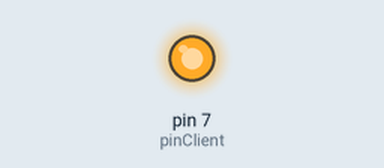
A sketch run on a simulated Arduino Uno, built with avr-gcc and run on an emulated ATmega328P. Parts: output pins drawn as LEDs (lit = HIGH). What the sketch prints to the serial monitor is not drawn.

Above: at 0.1 s.
Timing chart, 0 to 1.6 s (numbered marks = the images above):
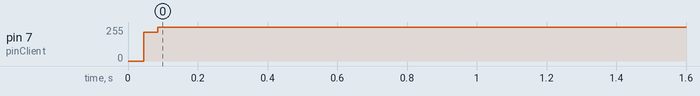

The sketch:

TX.ino
```cpp
#include <Arduino.h>

int pinClient = 7;
byte msg = 0x0A; // letra A em hexadecimal
int msgBinary = int(msg);
float baudrate = 9600;

void setup() {
  pinMode(pinClient, OUTPUT);
  Serial.begin(baudrate);
  digitalWrite(pinClient, HIGH);
}

float timeSkipper(float skipTime=1, float baudrate=9600, float T0=0){
  double clock = 1 / (21 * pow(10, 6)); // tempo de 1 pulso do relógio (T = 1/frequência)
  double T = 1 / baudrate; // tempo entre cada pulso do relógio, em segundos
  int numberOfClocks = ceil(T / clock) + 1; // número de pulsos do relógio a esperar, arredondado para o inteiro mais próximo
  for (int i = 0; i < int(numberOfClocks * skipTime); i++){ asm("NOP"); } // aguarde o tempo especificado
}

void loop() {
  int amountOf1s = 0; // contador para a quantidade de uns na mensagem

  digitalWrite(pinClient, 0); // envie o bit de início
  timeSkipper(); // sempre chamado após o envio de um bit

  for (int i = 0; i < 8; i++){ // envie os 8 bits (1 byte) da mensagem
    int currentBit = 1 & (msgBinary >> i); // obtenha o bit atual da mensagem, começando pelo bit menos significativo
    digitalWrite(pinClient, currentBit); // envie o bit atual
    if (currentBit == 1){ amountOf1s++; } // conte a quantidade de uns na mensagem
    timeSkipper(); // sempre chamado após o envio de um bit
  }

  int parityBit = amountOf1s % 2; // se o resto for igual a 0, então é par, senão é ímpar
  digitalWrite(pinClient, parityBit); // envie o bit de paridade
  timeSkipper(); // sempre chamado após o envio de um bit

  digitalWrite(pinClient, 1); // envie o bit de parada
  timeSkipper(); // sempre chamado após o envio de um bit

  Serial.print("Caractere Enviado: ");
  Serial.println(msg, HEX); // imprima a mensagem enviada (em hexadecimal)
  delay(1500);
}
```

Measured:
- by itself, pin 7 (pinClient): 0/255 → 255/255 at 0.05 s
